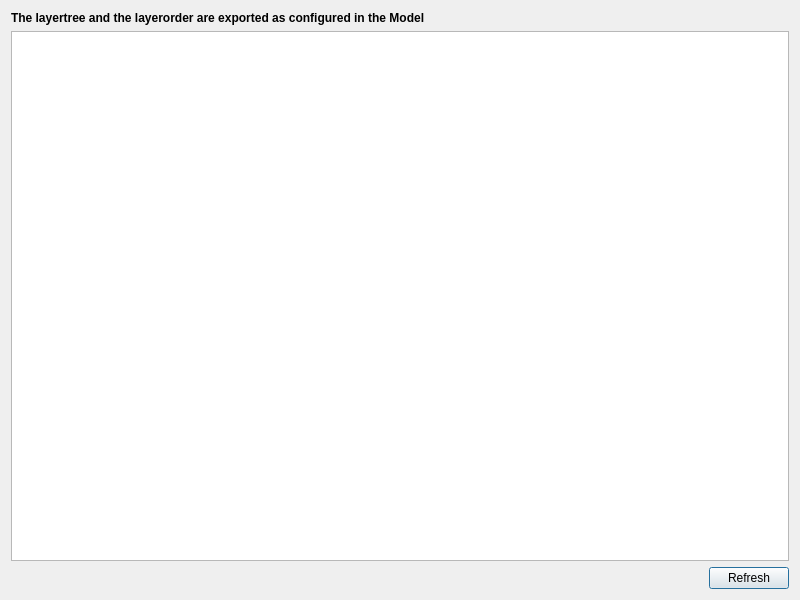
<?xml version="1.0" encoding="UTF-8"?>
<ui version="4.0">
 <class>InterlisImport</class>
 <widget class="QDialog" name="InterlisImport">
  <property name="geometry">
   <rect>
    <x>0</x>
    <y>0</y>
    <width>800</width>
    <height>600</height>
   </rect>
  </property>
  <property name="windowTitle">
   <string>Select Files</string>
  </property>
  <layout class="QGridLayout" name="gridLayout">
   <item row="0" column="0" colspan="2">
    <widget class="QLabel" name="description">
     <property name="minimumSize">
      <size>
       <width>0</width>
       <height>0</height>
      </size>
     </property>
     <property name="font">
      <font>
       <weight>75</weight>
       <bold>true</bold>
      </font>
     </property>
     <property name="text">
      <string>The layertree and the layerorder are exported as configured in the Model </string>
     </property>
     <property name="alignment">
      <set>Qt::AlignLeading|Qt::AlignLeft|Qt::AlignTop</set>
     </property>
     <property name="wordWrap">
      <bool>true</bool>
     </property>
    </widget>
   </item>
   <item row="1" column="0" colspan="2">
    <widget class="QTableView" name="layer_table_view">
     <property name="sortingEnabled">
      <bool>true</bool>
     </property>
    </widget>
   </item>
   <item row="2" column="0">
    <spacer name="horizontalSpacer">
     <property name="orientation">
      <enum>Qt::Horizontal</enum>
     </property>
     <property name="sizeHint" stdset="0">
      <size>
       <width>693</width>
       <height>20</height>
      </size>
     </property>
    </spacer>
   </item>
   <item row="2" column="1">
    <widget class="QPushButton" name="refresh_button">
     <property name="text">
      <string>Refresh</string>
     </property>
    </widget>
   </item>
  </layout>
 </widget>
 <resources/>
 <connections/>
</ui>
